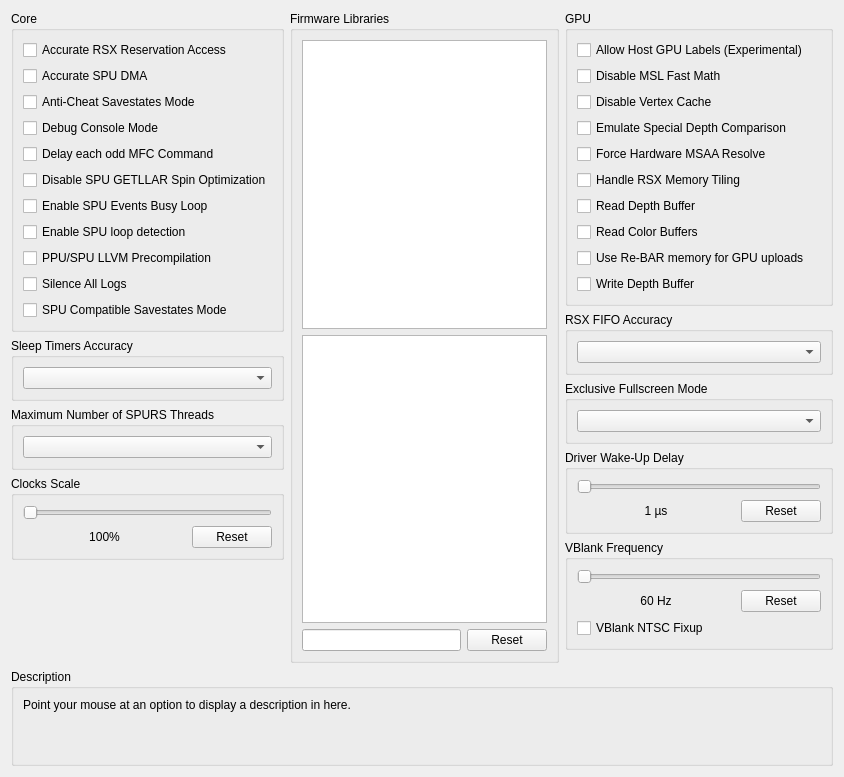
      <widget class="QWidget" name="advancedTab">
       <attribute name="title">
        <string>Advanced</string>
       </attribute>
       <layout class="QVBoxLayout" name="advancedTab_layout" stretch="1,0,0">
        <item>
         <layout class="QHBoxLayout" name="advancedTabLayout" stretch="1,1,1">
          <item>
           <layout class="QVBoxLayout" name="advancedTabLayoutLeft">
            <item>
             <widget class="QGroupBox" name="gb_advanced_core">
              <property name="sizePolicy">
               <sizepolicy hsizetype="Preferred" vsizetype="Minimum">
                <horstretch>0</horstretch>
                <verstretch>0</verstretch>
               </sizepolicy>
              </property>
              <property name="title">
               <string>Core</string>
              </property>
              <layout class="QVBoxLayout" name="gb_advanced_core_layout">
               <item>
                <widget class="QCheckBox" name="accurateRSXAccess">
                 <property name="text">
                  <string>Accurate RSX Reservation Access</string>
                 </property>
                </widget>
               </item>
               <item>
                <widget class="QCheckBox" name="accurateSpuDMA">
                 <property name="text">
                  <string>Accurate SPU DMA</string>
                 </property>
                </widget>
               </item>
               <item>
                <widget class="QCheckBox" name="antiCheatSavestates">
                 <property name="text">
                  <string>Anti-Cheat Savestates Mode</string>
                 </property>
                </widget>
               </item>
               <item>
                <widget class="QCheckBox" name="debugConsoleMode">
                 <property name="text">
                  <string>Debug Console Mode</string>
                 </property>
                </widget>
               </item>
               <item>
                <widget class="QCheckBox" name="mfcDelayCommand">
                 <property name="text">
                  <string>Delay each odd MFC Command</string>
                 </property>
                </widget>
               </item>
               <item>
                <widget class="QCheckBox" name="disableSpinOptimization">
                 <property name="text">
                  <string>Disable SPU GETLLAR Spin Optimization</string>
                 </property>
                </widget>
               </item>
               <item>
                <widget class="QCheckBox" name="enableSpuEventsBusyLoop">
                 <property name="text">
                  <string>Enable SPU Events Busy Loop</string>
                 </property>
                </widget>
               </item>
               <item>
                <widget class="QCheckBox" name="spuLoopDetection">
                 <property name="text">
                  <string>Enable SPU loop detection</string>
                 </property>
                </widget>
               </item>
               <item>
                <widget class="QCheckBox" name="llvmPrecompilation">
                 <property name="text">
                  <string>PPU/SPU LLVM Precompilation</string>
                 </property>
                </widget>
               </item>
               <item>
                <widget class="QCheckBox" name="silenceAllLogs">
                 <property name="text">
                  <string>Silence All Logs</string>
                 </property>
                </widget>
               </item>
               <item>
                <widget class="QCheckBox" name="compatibleSavestates">
                 <property name="text">
                  <string>SPU Compatible Savestates Mode</string>
                 </property>
                </widget>
               </item>
              </layout>
             </widget>
            </item>
            <item>
             <widget class="QGroupBox" name="gb_sleep_timers_accuracy">
              <property name="sizePolicy">
               <sizepolicy hsizetype="Preferred" vsizetype="Minimum">
                <horstretch>0</horstretch>
                <verstretch>0</verstretch>
               </sizepolicy>
              </property>
              <property name="title">
               <string>Sleep Timers Accuracy</string>
              </property>
              <layout class="QVBoxLayout" name="gb_sleep_timers_accuracy_layout">
               <item>
                <widget class="QComboBox" name="sleepTimersAccuracy"/>
               </item>
              </layout>
             </widget>
            </item>
            <item>
             <widget class="QGroupBox" name="gb_max_spurs_threads">
              <property name="sizePolicy">
               <sizepolicy hsizetype="Preferred" vsizetype="Minimum">
                <horstretch>0</horstretch>
                <verstretch>0</verstretch>
               </sizepolicy>
              </property>
              <property name="title">
               <string>Maximum Number of SPURS Threads</string>
              </property>
              <layout class="QVBoxLayout" name="gb_max_spurs_threads_layout">
               <item>
                <widget class="QComboBox" name="maxSPURSThreads"/>
               </item>
              </layout>
             </widget>
            </item>
            <item>
             <widget class="QGroupBox" name="gb_clockScale">
              <property name="sizePolicy">
               <sizepolicy hsizetype="Preferred" vsizetype="Minimum">
                <horstretch>0</horstretch>
                <verstretch>0</verstretch>
               </sizepolicy>
              </property>
              <property name="title">
               <string>Clocks Scale</string>
              </property>
              <layout class="QVBoxLayout" name="gb_clockScale_layout">
               <item>
                <widget class="QSlider" name="clockScale">
                 <property name="orientation">
                  <enum>Qt::Orientation::Horizontal</enum>
                 </property>
                </widget>
               </item>
               <item>
                <layout class="QHBoxLayout" name="clockScaleLayout" stretch="1,0">
                 <item>
                  <widget class="QLabel" name="clockScaleText">
                   <property name="text">
                    <string>100%</string>
                   </property>
                   <property name="alignment">
                    <set>Qt::AlignmentFlag::AlignCenter</set>
                   </property>
                  </widget>
                 </item>
                 <item>
                  <widget class="QPushButton" name="clockScaleReset">
                   <property name="text">
                    <string>Reset</string>
                   </property>
                  </widget>
                 </item>
                </layout>
               </item>
              </layout>
             </widget>
            </item>
            <item>
             <spacer name="advancedTabSpacerLeft">
              <property name="orientation">
               <enum>Qt::Orientation::Vertical</enum>
              </property>
              <property name="sizeType">
               <enum>QSizePolicy::Policy::MinimumExpanding</enum>
              </property>
              <property name="sizeHint" stdset="0">
               <size>
                <width>0</width>
                <height>0</height>
               </size>
              </property>
             </spacer>
            </item>
           </layout>
          </item>
          <item>
           <layout class="QVBoxLayout" name="advancedTabLayoutMiddle">
            <item>
             <widget class="QGroupBox" name="gb_libs">
              <property name="title">
               <string>Firmware Libraries</string>
              </property>
              <layout class="QVBoxLayout" name="gb_libs_layout">
               <item>
                <widget class="QListWidget" name="hleList">
                 <property name="sizePolicy">
                  <sizepolicy hsizetype="Preferred" vsizetype="Preferred">
                   <horstretch>0</horstretch>
                   <verstretch>0</verstretch>
                  </sizepolicy>
                 </property>
                 <property name="selectionMode">
                  <enum>QAbstractItemView::SelectionMode::ExtendedSelection</enum>
                 </property>
                </widget>
               </item>
               <item>
                <widget class="QListWidget" name="lleList">
                 <property name="sizePolicy">
                  <sizepolicy hsizetype="Preferred" vsizetype="Preferred">
                   <horstretch>0</horstretch>
                   <verstretch>0</verstretch>
                  </sizepolicy>
                 </property>
                 <property name="selectionMode">
                  <enum>QAbstractItemView::SelectionMode::ExtendedSelection</enum>
                 </property>
                </widget>
               </item>
               <item>
                <layout class="QHBoxLayout" name="gb_lleLibs_layout" stretch="1,0">
                 <property name="spacing">
                  <number>6</number>
                 </property>
                 <property name="sizeConstraint">
                  <enum>QLayout::SizeConstraint::SetNoConstraint</enum>
                 </property>
                 <item>
                  <widget class="QLineEdit" name="searchBox"/>
                 </item>
                 <item>
                  <widget class="QPushButton" name="resetLleList">
                   <property name="text">
                    <string>Reset</string>
                   </property>
                  </widget>
                 </item>
                </layout>
               </item>
              </layout>
             </widget>
            </item>
           </layout>
          </item>
          <item>
           <layout class="QVBoxLayout" name="advancedTabLayoutRight">
            <item>
             <widget class="QGroupBox" name="gb_advanced_gpu">
              <property name="sizePolicy">
               <sizepolicy hsizetype="Preferred" vsizetype="Minimum">
                <horstretch>0</horstretch>
                <verstretch>0</verstretch>
               </sizepolicy>
              </property>
              <property name="title">
               <string>GPU</string>
              </property>
              <layout class="QVBoxLayout" name="gb_advanced_gpu_layout">
               <item>
                <widget class="QCheckBox" name="allowHostGPULabels">
                 <property name="text">
                  <string>Allow Host GPU Labels (Experimental)</string>
                 </property>
                </widget>
               </item>
               <item>
                <widget class="QCheckBox" name="disableMslFastMath">
                 <property name="text">
                  <string>Disable MSL Fast Math</string>
                 </property>
                </widget>
               </item>
               <item>
                <widget class="QCheckBox" name="disableVertexCache">
                 <property name="text">
                  <string>Disable Vertex Cache</string>
                 </property>
                </widget>
               </item>
               <item>
                <widget class="QCheckBox" name="emulateDepthCompare">
                 <property name="text">
                  <string>Emulate Special Depth Comparison</string>
                 </property>
                </widget>
               </item>
               <item>
                <widget class="QCheckBox" name="forceHwMSAAResolve">
                 <property name="text">
                  <string>Force Hardware MSAA Resolve</string>
                 </property>
                </widget>
               </item>
               <item>
                <widget class="QCheckBox" name="handleTiledMemory">
                 <property name="text">
                  <string>Handle RSX Memory Tiling</string>
                 </property>
                </widget>
               </item>
               <item>
                <widget class="QCheckBox" name="readDepth">
                 <property name="text">
                  <string>Read Depth Buffer</string>
                 </property>
                </widget>
               </item>
               <item>
                <widget class="QCheckBox" name="readColor">
                 <property name="text">
                  <string>Read Color Buffers</string>
                 </property>
                </widget>
               </item>
               <item>
                <widget class="QCheckBox" name="useReBAR">
                 <property name="text">
                  <string>Use Re-BAR memory for GPU uploads</string>
                 </property>
                </widget>
               </item>
               <item>
                <widget class="QCheckBox" name="dumpDepth">
                 <property name="text">
                  <string>Write Depth Buffer</string>
                 </property>
                </widget>
               </item>
              </layout>
             </widget>
            </item>
            <item>
             <widget class="QGroupBox" name="gb_rsx_fifo_accuracy">
              <property name="sizePolicy">
               <sizepolicy hsizetype="Preferred" vsizetype="Minimum">
                <horstretch>0</horstretch>
                <verstretch>0</verstretch>
               </sizepolicy>
              </property>
              <property name="title">
               <string>RSX FIFO Accuracy</string>
              </property>
              <layout class="QVBoxLayout" name="gb_rsx_fifo_accuracy_layout">
               <item>
                <widget class="QComboBox" name="FIFOAccuracy"/>
               </item>
              </layout>
             </widget>
            </item>
            <item>
             <widget class="QGroupBox" name="gb_exclusiveFullscreen">
              <property name="sizePolicy">
               <sizepolicy hsizetype="Preferred" vsizetype="Minimum">
                <horstretch>0</horstretch>
                <verstretch>0</verstretch>
               </sizepolicy>
              </property>
              <property name="title">
               <string>Exclusive Fullscreen Mode</string>
              </property>
              <layout class="QVBoxLayout" name="gb_exclusiveFullscreen_layout">
               <item>
                <widget class="QComboBox" name="exclusiveFullscreenMode"/>
               </item>
              </layout>
             </widget>
            </item>
            <item>
             <widget class="QGroupBox" name="gb_wakeupDelay">
              <property name="sizePolicy">
               <sizepolicy hsizetype="Preferred" vsizetype="Minimum">
                <horstretch>0</horstretch>
                <verstretch>0</verstretch>
               </sizepolicy>
              </property>
              <property name="title">
               <string>Driver Wake-Up Delay</string>
              </property>
              <layout class="QVBoxLayout" name="gb_wakeupDelay_layout">
               <item>
                <widget class="QSlider" name="wakeupDelay">
                 <property name="orientation">
                  <enum>Qt::Orientation::Horizontal</enum>
                 </property>
                </widget>
               </item>
               <item>
                <layout class="QHBoxLayout" name="wakeupDelayLayout" stretch="1,0">
                 <item>
                  <widget class="QLabel" name="wakeupText">
                   <property name="text">
                    <string>1 µs</string>
                   </property>
                   <property name="alignment">
                    <set>Qt::AlignmentFlag::AlignCenter</set>
                   </property>
                  </widget>
                 </item>
                 <item>
                  <widget class="QPushButton" name="wakeupReset">
                   <property name="text">
                    <string>Reset</string>
                   </property>
                  </widget>
                 </item>
                </layout>
               </item>
              </layout>
             </widget>
            </item>
            <item>
             <widget class="QGroupBox" name="gb_vblank">
              <property name="sizePolicy">
               <sizepolicy hsizetype="Preferred" vsizetype="Minimum">
                <horstretch>0</horstretch>
                <verstretch>0</verstretch>
               </sizepolicy>
              </property>
              <property name="title">
               <string>VBlank Frequency</string>
              </property>
              <layout class="QVBoxLayout" name="gb_vblank_layout">
               <item>
                <widget class="QSlider" name="vblank">
                 <property name="orientation">
                  <enum>Qt::Orientation::Horizontal</enum>
                 </property>
                </widget>
               </item>
               <item>
                <layout class="QHBoxLayout" name="vBlankLayout" stretch="1,0">
                 <item>
                  <widget class="QLabel" name="vblankText">
                   <property name="text">
                    <string>60 Hz</string>
                   </property>
                   <property name="alignment">
                    <set>Qt::AlignmentFlag::AlignCenter</set>
                   </property>
                  </widget>
                 </item>
                 <item>
                  <widget class="QPushButton" name="vblankReset">
                   <property name="text">
                    <string>Reset</string>
                   </property>
                  </widget>
                 </item>
                </layout>
               </item>
               <item>
                <widget class="QCheckBox" name="vblankNTSCFixup">
                 <property name="text">
                  <string>VBlank NTSC Fixup</string>
                 </property>
                </widget>
               </item>
              </layout>
             </widget>
            </item>
            <item>
             <spacer name="advancedTabSpacerRight">
              <property name="orientation">
               <enum>Qt::Orientation::Vertical</enum>
              </property>
              <property name="sizeType">
               <enum>QSizePolicy::Policy::MinimumExpanding</enum>
              </property>
              <property name="sizeHint" stdset="0">
               <size>
                <width>13</width>
                <height>13</height>
               </size>
              </property>
             </spacer>
            </item>
           </layout>
          </item>
         </layout>
        </item>
        <item>
         <spacer name="advancedTabSpacer">
          <property name="orientation">
           <enum>Qt::Orientation::Vertical</enum>
          </property>
          <property name="sizeHint" stdset="0">
           <size>
            <width>0</width>
            <height>0</height>
           </size>
          </property>
         </spacer>
        </item>
        <item>
         <widget class="QGroupBox" name="gb_description_advanced">
          <property name="title">
           <string>Description</string>
          </property>
          <layout class="QVBoxLayout" name="gb_description_advanced_layout">
           <item>
            <widget class="QLabel" name="description_advanced">
             <property name="text">
              <string>Point your mouse at an option to display a description in here.


</string>
             </property>
             <property name="textFormat">
              <enum>Qt::TextFormat::PlainText</enum>
             </property>
             <property name="alignment">
              <set>Qt::AlignmentFlag::AlignLeading|Qt::AlignmentFlag::AlignLeft|Qt::AlignmentFlag::AlignTop</set>
             </property>
             <property name="wordWrap">
              <bool>true</bool>
             </property>
            </widget>
           </item>
          </layout>
         </widget>
        </item>
       </layout>
      </widget>
